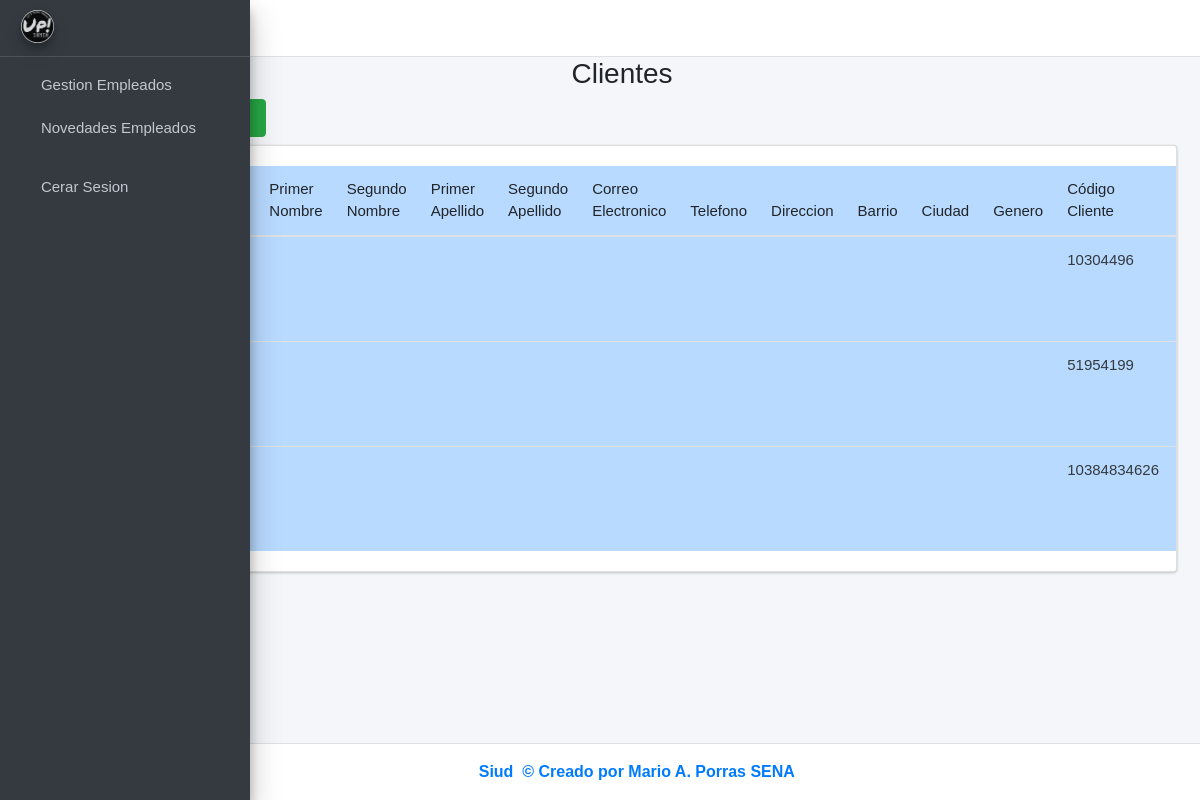
/clientes/, run on the app's committed database.
### ventas/models.py (models this page shows)
class Cliente(models.Model):
    cod_cliente = models.IntegerField(primary_key=True, unique=True, blank=False, null=False)
    cupo_credito = models.IntegerField()
    iddocumento = models.ForeignKey(Persona, on_delete=models.CASCADE)
    idtipo_comercio = models.ForeignKey(TipoComercio, on_delete=models.CASCADE)
    idtipo_cliente = models.ForeignKey(TipoCliente,on_delete=models.CASCADE)
    created = models.DateTimeField(auto_now_add=True)
    updated = models.DateTimeField(auto_now_add=True)
    class Meta:
        verbose_name = 'cliente'
        verbose_name_plural = 'clientes'

### ventas/views.py (the view)
# urls.py: path('clientes/', views.clientes_vista, name='Clientes'),
def clientes_vista(request):
    clientes = Cliente.objects.all()
    personas = Persona.objects.all()
    tiposcomercio = TipoComercio.objects.all()
    tiposcliente = TipoCliente.objects.all()
    form_personal = AgregarClienteForm()
    form_editar = EditarClienteForm()
    context ={
        'clientes' : clientes,
        'form_personal' : form_personal,
        'form_editar' : form_editar,
        'personas' : personas,
        'tiposcomercio' : tiposcomercio,
        'tiposcliente': tiposcliente
    }
    return render(request, 'clientes.html', context)

### ventas/models.py (called while the page is built)
    def __str__(self):
        return f"{self.ciudad}"

    def __str__(self):
        return f"{self.tipo_cliente}"

    def __str__(self):
        return f"{self.tipo_comercio}"

### ventas/templates/clientes.html (shortened to what this page needs)
{% extends "base.html" %}
{% load static %}
{% load widget_tweaks %}
{% block content %}
<link rel="stylesheet" href="{% static 'index/css/b4.css' %}">
<div class="row">
    <div class="col-md-12">
        <h3 class="text-center">Clientes   <i class="fas fa-users"></i></h3>
        <div class="col-md-3 pb-2">
            <a href="#AgregarPersonalModal"
                data-toggle="modal" data-dismiss="modal">
                <button type="button" class="btn btn-success">
                </button>
            </a>
        </div>
        <div class="card card-body" style="overflow:scroll">
            <table class="table table-hover table-primary" id="myTable">
                <thead>
                    <tr>
                        <th># ID</th>
                        <th>Documento Identidad</th>
                        <th>Primer Nombre</th>
                        <th>Segundo Nombre</th>
                        <th>Primer Apellido</th>
                        <th>Segundo Apellido</th>
                        <th>Correo Electronico</th>
                        <th>Telefono</th>
                        <th>Direccion</th>
                        <th>Barrio</th>
                        <th>Ciudad</th>
                        <th>Genero</th>
                        <th>Código Cliente</th>
                        <th>Cupo Credito</th>
                    </tr>
                </thead>
                <tbody class="text-dark">
                    {% for i in clientes %}
                    <tr>
                        <td>{{forloop.counter}}</td>
                        <td>{{i.iddocumento.primer_nombre}}</td>
                        <td>{{i.iddocumento.segundo_nombre}}</td>
                        <td>{{i.iddocumento.primer_apellido}}</td>
                        <td>{{i.iddocumento.segundo_apellido}}</td>
                        <td>{{i.iddocumento.idcontacto.correo}}</td>
                        <td>{{i.iddocumento.idcontacto.telefono}}</td>
                        <td>{{i.iddocumento.iddireccion.direccion}}</td>
                        <td>{{i.iddocumento.iddireccion.barrio}}</td>
                        <td>{{i.iddocumento.iddireccion.idciudad.ciudad}}</td>
                        <td>{{i.iddocumento.genero}}</td>
                        <td>{{i.cod_cliente}}</td>
                        <td>{{i.cupo_credito}}</td>
                    </tr>
                    {% endfor %}
                </tbody>
            </table>
        </div>
    </div>
</div>
{% endblock %}

### ventas/static/index/css/main.css (style rules this page uses)
table, th, td { font-weight: 100; font-size:15px; }
body { font-family: Arial, Helvetica, sans-serif !important; }

### data on the page
Cliente: cod_cliente "10304496"
Cliente: cod_cliente "51954199"
Cliente: cod_cliente "10384834626"
